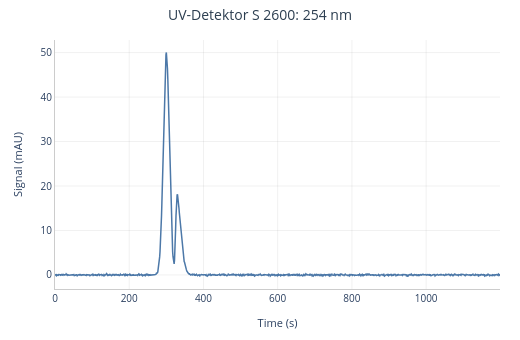
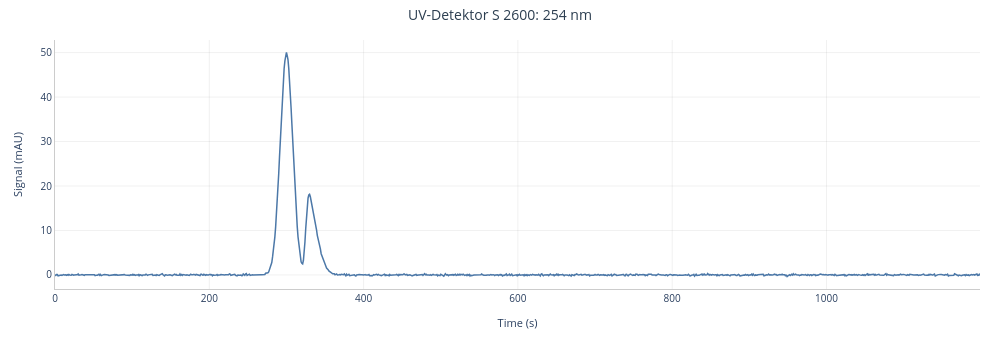

Source (notebook cell) for these figures, in order:
### Code cell
OVERLAP_HARD_PEAKS = [
    # {"mu": 500, "amplitude": 800,  "sigma": 120, "alpha": 30.0},
    {"mu": 300, "amplitude": 1000, "sigma": 8,  "alpha": 0.0},
    {"mu": 325, "amplitude": 300,  "sigma": 12,  "alpha": 5.0},
    # {"mu": 480, "amplitude": 900,  "sigma": 12,  "alpha": 3.0},
    # {"mu": 600, "amplitude": 900,  "sigma": 10,  "alpha": 0.0},
    # {"mu": 630, "amplitude": 200,  "sigma": 10,  "alpha": 0.0},
]
NOISE = 0.1
DURATION = 1200

make_signal2d(OVERLAP_HARD_PEAKS, noise_scale=NOISE, duration=DURATION).display().detect_peaks().display(width=1000)

### Figure 1 — Plotly figure (JSON) as saved in the notebook; plotly's stock layout.template omitted (floating-point values rounded to 4 significant figures; data arrays with more than 128 entries replaced by an {"elided": "..."} marker saying what was removed)
{"data": [{"customdata": {"elided": "1200 float values"}, "hovertemplate": "<b>UV-Detektor S 2600: 254 nm</b><br>Time: %{x:.3f} s<br>Signal: %{customdata:.2f} mAU<extra></extra>", "legendgroup": "UV-Detektor S 2600: 254 nm", "line": {"color": "#4C78A8", "width": 1.5}, "mode": "lines", "name": "UV-Detektor S 2600: 254 nm", "type": "scatter", "x": {"elided": "1200 float values"}, "y": {"elided": "1200 float values"}}], "layout": {"height": 340, "hovermode": "x unified", "margin": {"b": 45, "l": 55, "r": 20, "t": 40}, "paper_bgcolor": "white", "plot_bgcolor": "white", "showlegend": false, "title": {"font": {"color": "#2c3e50", "size": 14}, "text": "UV-Detektor S 2600: 254 nm", "x": 0.5}, "width": 520, "xaxis": {"gridcolor": "rgba(0,0,0,0.06)", "linecolor": "#ccc", "linewidth": 1, "showgrid": true, "tickfont": {"size": 10}, "title": {"font": {"size": 11}, "text": "Time (s)"}, "zeroline": false}, "yaxis": {"gridcolor": "rgba(0,0,0,0.06)", "linecolor": "#ccc", "linewidth": 1, "showgrid": true, "tickfont": {"size": 10}, "title": {"font": {"size": 11}, "text": "Signal (mAU)"}, "zeroline": false}}}

### Figure 2 — Plotly figure (JSON) as saved in the notebook; plotly's stock layout.template omitted (floating-point values rounded to 4 significant figures; data arrays with more than 128 entries replaced by an {"elided": "..."} marker saying what was removed)
{"data": [{"customdata": {"elided": "1200 float values"}, "hovertemplate": "<b>UV-Detektor S 2600: 254 nm</b><br>Time: %{x:.3f} s<br>Signal: %{customdata:.2f} mAU<extra></extra>", "legendgroup": "UV-Detektor S 2600: 254 nm", "line": {"color": "#4C78A8", "width": 1.5}, "mode": "lines", "name": "UV-Detektor S 2600: 254 nm", "type": "scatter", "x": {"elided": "1200 float values"}, "y": {"elided": "1200 float values"}}], "layout": {"height": 340, "hovermode": "x unified", "margin": {"b": 45, "l": 55, "r": 20, "t": 40}, "paper_bgcolor": "white", "plot_bgcolor": "white", "showlegend": false, "title": {"font": {"color": "#2c3e50", "size": 14}, "text": "UV-Detektor S 2600: 254 nm", "x": 0.5}, "width": 1000, "xaxis": {"gridcolor": "rgba(0,0,0,0.06)", "linecolor": "#ccc", "linewidth": 1, "showgrid": true, "tickfont": {"size": 10}, "title": {"font": {"size": 11}, "text": "Time (s)"}, "zeroline": false}, "yaxis": {"gridcolor": "rgba(0,0,0,0.06)", "linecolor": "#ccc", "linewidth": 1, "showgrid": true, "tickfont": {"size": 10}, "title": {"font": {"size": 11}, "text": "Signal (mAU)"}, "zeroline": false}}}
